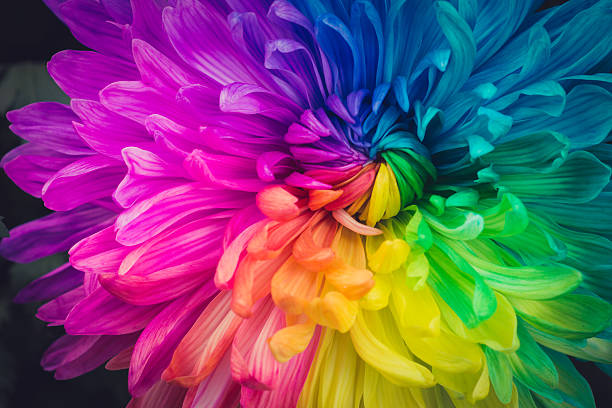
#> input picture flower.jpg, 612 x 408 px
$ python ex4.py
#> lines starting #> are read from the running program, lines starting #| are printed output that depends on the picture
import cv2

image = cv2.imread('flower.jpg')
#> image is the input picture: shape (408, 612, 3); mean B, G, R 107.9, 80.3, 116
cv2.imshow('Original', image)

(B, G, R) = cv2.split(image)
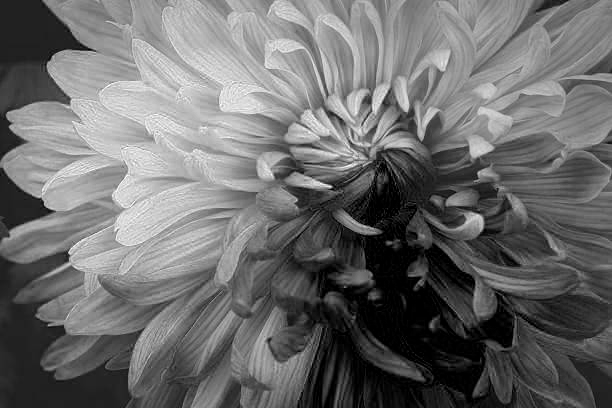
#> B: shape (408, 612); min 0, max 255, mean 107.9
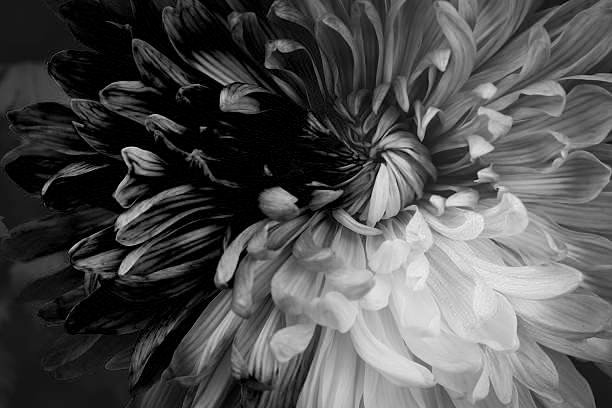
#> G: shape (408, 612); min 0, max 244, mean 80.3
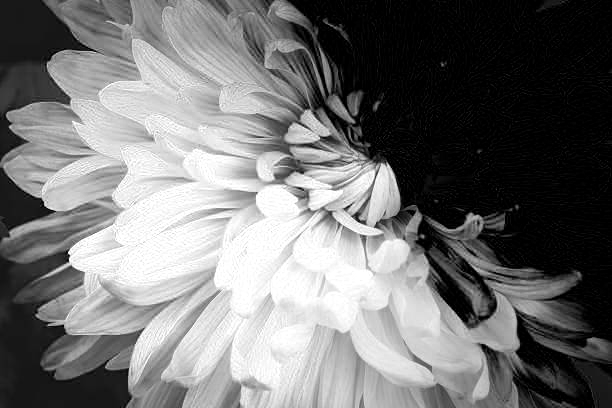
#> R: shape (408, 612); min 0, max 255, mean 116

R = cv2.add(R, 200)
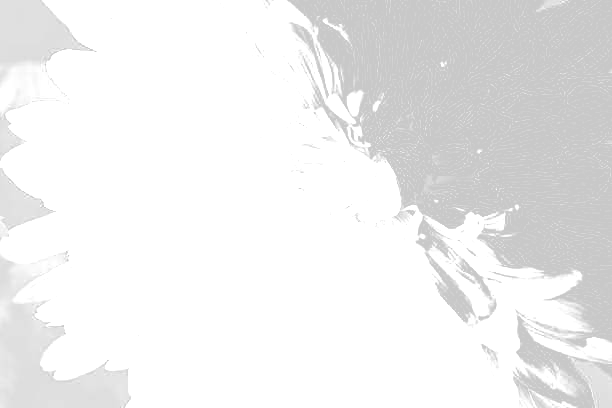
#> R: shape (408, 612); min 200, max 255, mean 237.9

image2 = cv2.merge([B, G, R])
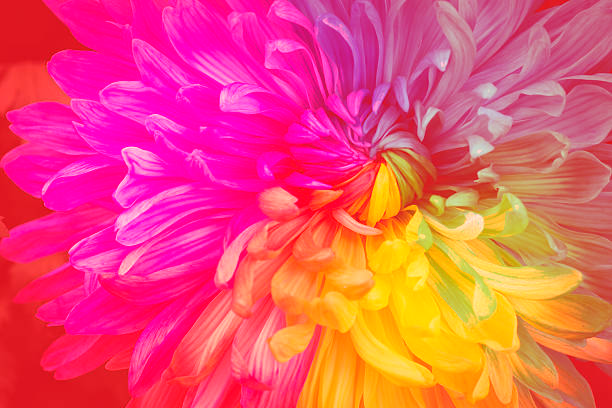
#> image2: shape (408, 612, 3); mean B, G, R 107.9, 80.3, 237.9

cv2.imshow('Increased R intensity', image2)
cv2.waitKey(0)
